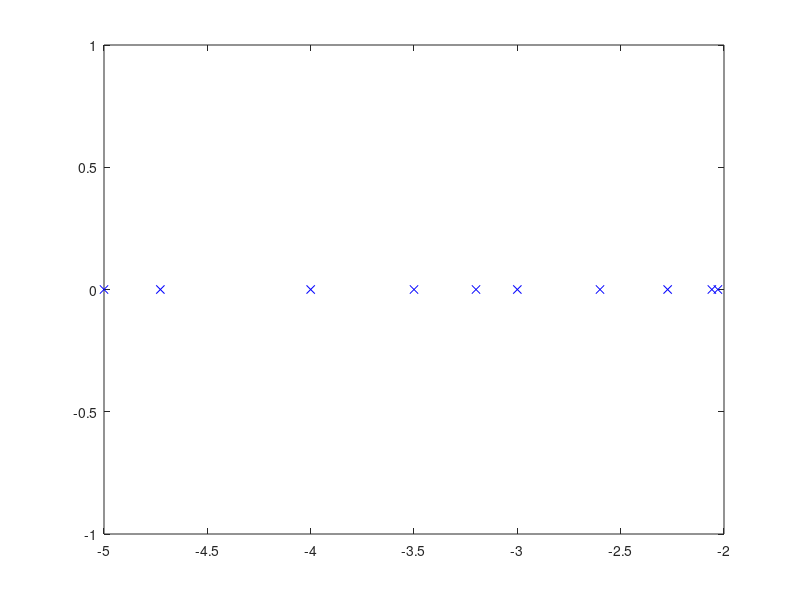

The MATLAB source for this figure:
% Determinando faixa de polos em MF, 
% variando ganho para fig. 4.1 NISE 
% Fernando Passold, em 01.04.2019
K=[0 0.1 0.5 1 1.5 2 4 10 50 100]; 
u=length(K);
fprintf(' K | EC(s)=0 | Polo em (s=)\n'); 
for i=1:u
    EC = [(K(i) + 1) (2*K(i) + 5)]; % monta EC(s) 
    polo(i) = roots(EC);
    fprintf('%5.1f | %g s + %g = 0 | %7.2f\n', ...
        K(i), EC(1), EC(2), polo(i));
end
plot(real(polo), imag(polo), 'xb')
